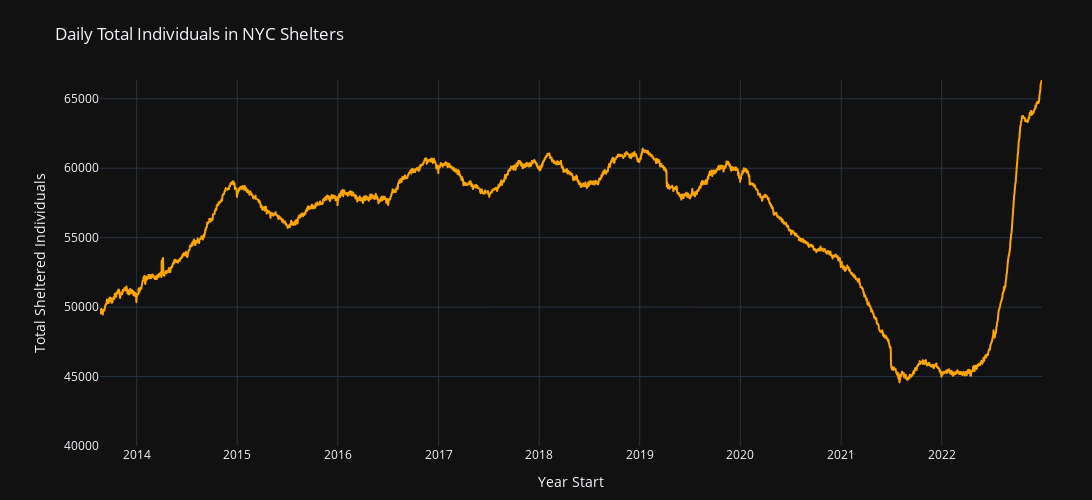

Source (notebook cell):
### Code cell
desired_columns = [0,1,2,3,4,5,6,7,8,9,10]
start_date = datetime(2013, 1, 1)
end_date = datetime(2022, 12, 31)

# Convert index values to datetime
filtered_data = get_columns(dhs_daily_df,desired_columns)

# Apply date filter
filtered_data = filtered_data[filtered_data.index.to_series().apply(get_date, start_date=start_date, end_date=end_date)]
filtered_data.reset_index(inplace=True)
filtered_data

# Set the template to 'plotly_dark'
#pio.templates.default = "plotly_dark"

# Create the bar chart
fig = px.line(filtered_data, x='date_of_census', y='total_individuals_in_shelter',
             color_discrete_sequence=['orange',],
             labels=dict(
                 date_of_census='Year Start',
                 total_individuals_in_shelter='Total Sheltered Individuals'
             ),             
             title='Daily Total Individuals in NYC Shelters',            
             )

# Customize the layout if needed
fig.update_layout( xaxis_tickangle=0,
                  legend=dict(orientation='h', yanchor='bottom', y=1.05, xanchor='left', x=0),                  
                  yaxis=dict(tickmode='auto', tickformat='d', range=[40000, filtered_data['total_individuals_in_shelter'].max()]),
                  margin=dict(l=100, r=50, t=80, b=20),  # Adjust the left and right margin values as desired
                  width=1500,  # Set the desired width of the figure
                  height=500  # Set the desired height of the figure
                  )


# Display the plot
fig.show()

### Figure 1 — Plotly figure (JSON) as saved in the notebook; plotly's stock layout.template omitted (floating-point values rounded to 4 significant figures; data arrays with more than 128 entries replaced by an {"elided": "..."} marker saying what was removed)
{"data": [{"hovertemplate": "Year Start=%{x}<br>Total Sheltered Individuals=%{y}<extra></extra>", "legendgroup": "", "line": {"color": "orange", "dash": "solid"}, "marker": {"symbol": "circle"}, "mode": "lines", "name": "", "showlegend": false, "type": "scattergl", "x": {"elided": "3358 str values"}, "xaxis": "x", "y": {"elided": "3358 int values"}, "yaxis": "y"}], "layout": {"height": 500, "legend": {"orientation": "h", "tracegroupgap": 0, "x": 0, "xanchor": "left", "y": 1.05, "yanchor": "bottom"}, "margin": {"b": 20, "l": 100, "r": 50, "t": 80}, "title": {"text": "Daily Total Individuals in NYC Shelters"}, "width": 1500, "xaxis": {"anchor": "y", "domain": [0, 1], "tickangle": 0, "title": {"text": "Year Start"}}, "yaxis": {"anchor": "x", "domain": [0, 1], "range": [40000, 66353], "tickformat": "d", "tickmode": "auto", "title": {"text": "Total Sheltered Individuals"}}}}
